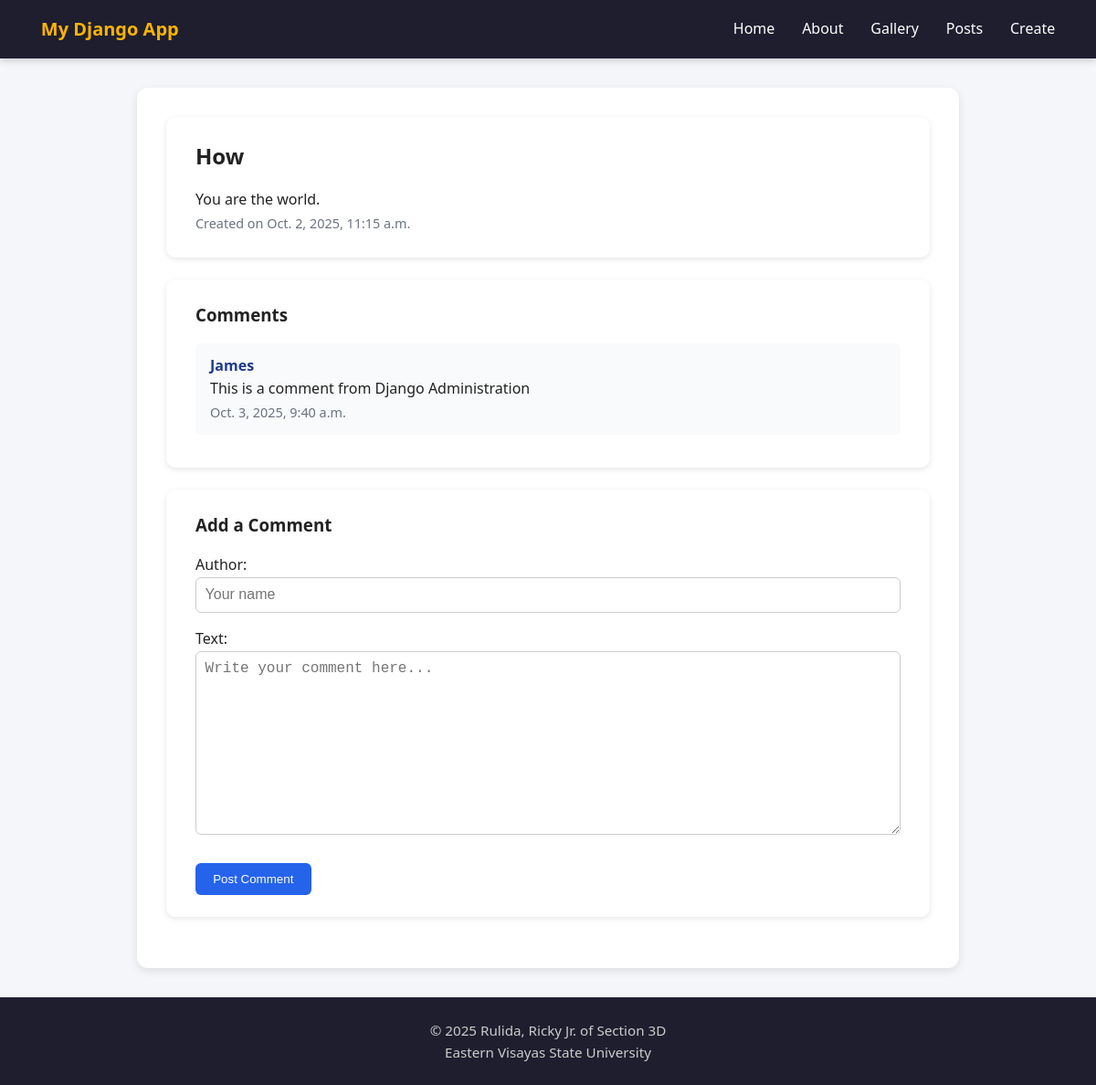
/posts/8/view/, run on the app's committed database.
### pages/models.py (models this page shows, shortened)
class Post(models.Model):
    title = models.CharField(max_length=100, validators=[MinLengthValidator(3)])
    body = models.TextField(validators=[MinLengthValidator(10)])
    created_at = models.DateTimeField(auto_now_add=True)
    class Meta:
        ordering = ['-created_at']
        constraints = [
            models.UniqueConstraint(fields=['title'], name='unique_post_title')
        ]

class Comment(models.Model):
    post = models.ForeignKey(Post, on_delete=models.CASCADE, related_name='comments')
    author = models.CharField(max_length=100)
    text = models.TextField()
    created_at = models.DateTimeField(auto_now_add=True)

### pages/views.py (the view)
# urls.py: path('posts/<int:pk>/view/', views.post_view, name='post_view'),
def post_view(request, pk):
    post = get_object_or_404(Post, pk=pk)
    comments = post.comments.all().order_by('-created_at')
    if request.method == 'POST':
        comment_form = CommentForm(request.POST)
        if comment_form.is_valid():
            new_comment = comment_form.save(commit=False)
            new_comment.post = post
            new_comment.save()
            messages.success(request, 'Your comment was added!')
            return redirect('post_view', pk=post.pk)
        else:
            messages.error(request, 'There was an error with your comment.')
    else:
        comment_form = CommentForm()
    return render(request, 'post_view.html', {
        'post': post,
        'comments': comments,
        'comment_form': comment_form,
    })

### pages/forms.py
class CommentForm(forms.ModelForm):
    class Meta:
        model = Comment
        fields = ['author', 'text']
        widgets = {
            'author': forms.TextInput(attrs={'placeholder': 'Your name'}),
            'text': forms.Textarea(attrs={'placeholder': 'Write your comment here...'}),
        }
        error_messages = {
            'author': {
                'required': 'Please enter your name.',
                'max_length': 'Name too long.',
            },
            'text': {
                'required': 'Comment text cannot be empty.',
            },
        }

### pages/templates/post_view.html (shortened to what this page needs)
{% extends 'base.html' %}
{% block content %}
<section class="card">
    <h1>{{ post.title }}</h1>
    <p>{{ post.body }}</p>
    <small class="muted">Created on {{ post.created_at }}</small>
</section>
<section class="card">
    <h3>Comments</h3>
    {% if comments %}
    {% for comment in comments %}
    <div class="comment">
        <strong>{{ comment.author }}</strong>
        <p>{{ comment.text }}</p>
        <small class="muted">{{ comment.created_at }}</small>
    </div>
    {% endfor %}
    {% else %}
    <p class="muted">No comments yet.</p>
    {% endif %}
</section>
<section class="card">
    <h3>Add a Comment</h3>
    <form method="post" class="styled-form" novalidate>
        {{ comment_form.as_p }}
        <button type="submit" class="btn btn-primary">Post Comment</button>
    </form>
</section>
{% endblock %}

### pages/static/css/style.css (style rules this page uses)
* { box-sizing: border-box; margin: 0; padding: 0; }
body { font-family: "Segoe UI", Roboto, system-ui, sans-serif; line-height: 1.6; background: #f5f6fa; color: #222; margin: 0; }
.card { background: white; border-radius: 10px; padding: 1.5rem 2rem; margin-bottom: 1.5rem; box-shadow: 0 2px 6px rgba(0,0,0,0.1); }
h1, h2, h3 { color: #222; margin-bottom: 1rem; }
.muted { color: #6b7280; font-size: 0.9em; }
button, .btn { display: inline-block; padding: 0.6rem 1.2rem; background: #ffb400; color: #000; border: none; border-radius: 6px; cursor: pointer; text-decoration: none; font-weight: 500; transition: background 0.3s ease; }
.btn-primary { background: #2563eb; color: #fff; }
.comment { background: #f9fafb; padding: 0.75rem 1rem; border-radius: 6px; margin-bottom: 0.75rem; }
.comment strong { color: #1e3a8a; }
.styled-form input[type=text], .styled-form textarea, .styled-form input[type=email] { width: 100%; padding: 0.6rem; margin-bottom: 1rem; border: 1px solid #ccc; border-radius: 6px; font-size: 1rem; }
.styled-form textarea { min-height: 100px; resize: vertical; }
.styled-form button { margin-top: 0.5rem; }

### data on the page
Post: title "How", body "You are the world.", created_at "Oct. 2, 2025, 11:15 a.m."
Comment: author "James", text "This is a comment from Django Administration", created_at "Oct. 3, 2025, 9:40 a.m."
